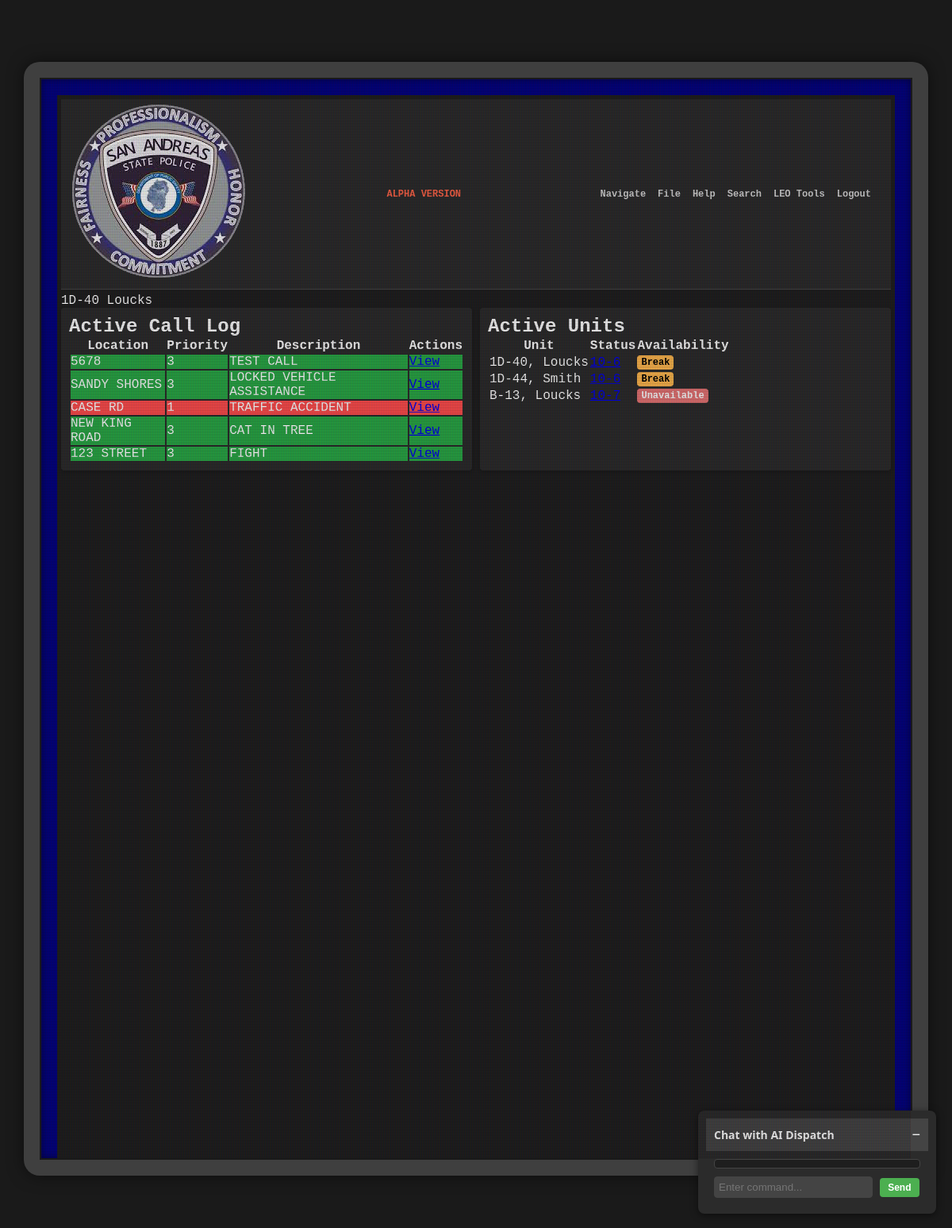
The page /dashboard (signed in) on the database its author committed.
### patriot_cadapp/models.py (models this page shows, shortened)
class User(models.Model):
    last_name=models.CharField(max_length=255, default="")
    aop=models.CharField(max_length= 255,default="" )
    status=models.CharField(max_length=255, default="")
    email = models.CharField(max_length=45)
    password = models.CharField(max_length=255)
    badge = models.CharField(max_length=255)
    created_at = models.DateTimeField(auto_now_add=True)
    updated_at = models.DateTimeField(auto_now=True)
    objects =UserManager()

class Call(models.Model):
    location = models.CharField(max_length=255)
    description = models.TextField()
    code = models.IntegerField()
    assigned_officer = models.ManyToManyField(User, related_name="calls")
    created_at = models.DateTimeField(auto_now_add=True)
    updated_at = models.DateTimeField(auto_now=True)

### patriot_cadapp/views.py (the view)
# urls.py: path('dashboard', views.dashboard, name='autocomplete'),
def dashboard(request):
    if 'loggedUser' not in request.session:
            messages.error(request, "Log in to view page please.")
            return redirect("/login")
    loggedUser = User.objects.get(id=request.session['loggedUser'])
    context={
        'loggedUser':loggedUser,
        'officers':User.objects.all(),
        'dispatch' :Call.objects.all(),
        'fire' : Fire.objects.all()
    }
    return render(request, "dashboard.html",context, )

### patriot_cadapp/templates/dashboard.html (shortened to what this page needs)
<!DOCTYPE html>
<html lang="en">
<head>
    {% load static %}
    <link rel="stylesheet" href="{% static '/dos.css' %}">
    <link rel="stylesheet" href="//code.jquery.com/ui/1.12.1/themes/base/jquery-ui.css">
</head>
<body>
    <div class="crt-container">
        <div class="crt-screen">
            <div class="screen-content">
                <div class="mdt-container">
                    <header class="mdt-header">
                        <div class="logo">
                            <img src="{% static 'badge.png' %}" alt="Police Logo">
                        </div>
                        <h4 class="version-label">ALPHA VERSION</h4>
                        <nav class="mdt-menubar">
                            <div class="menu-item">Navigate
                            </div>
                            <div class="menu-item">File
                            </div>
                            <div class="menu-item">Help
                            </div>
                            <div class="menu-item">Search
                            </div>
                            <div class="menu-item">LEO Tools
                            </div>
                            <div class="menu-item logout-item"><a href="/logout">Logout</a></div>
                        </nav>
                    </header>
                    <main class="mdt-content">
                        <section class="user-info">
                            <div class="officer-details">
                                <span>{{loggedUser.badge}} {{loggedUser.last_name}}</span>
                            </div>
                        </section>
                        <section class="compact-layout">
                            <div class="left-panel panel">
                                <h1>Active Call Log</h1>
                                <table class="call-log">
                                    <thead>
                                        <tr>
                                            <th>Location</th>
                                            <th>Priority</th>
                                            <th>Description</th>
                                            <th>Actions</th>
                                        </tr>
                                    </thead>
                                    <tbody>
                                        {% for d in dispatch %}
                                        <tr class="priority-{{d.code}}">
                                            <td>{{d.location}}</td>
                                            <td>{{d.code}}</td>
                                            <td>{{d.description}}</td>
                                            <td><a href="/viewlog/{{d.id}}" class="button-action">View</a></td>
                                        </tr>
                                        {% endfor %}
                                    </tbody>
                                </table>
                            </div>
                            <div class="right-panel panel">
                                <h1>Active Units</h1>
                                <table class="unit-status">
                                    <thead>
                                        <tr>
                                            <th>Unit</th>
                                            <th>Status</th>
                                            <th>Availability</th>
                                        </tr>
                                    </thead>
                                    <tbody>
                                        {% for o in officers %}
                                        <tr>
                                            <td>{{o.badge}}, {{o.last_name}}</td>
                                            <td><a href="status/{{o.id}}" class="button-action">{{o.status}}</a></td>
                                            <td>
                                                {% if o.status == '10-8' %}
                                                    <span class="status-indicator green">Available</span>
                                                {% elif o.status == '10-6' %}
                                                    <span class="status-indicator yellow">Break</span>
                                                {% else %}
                                                    <span class="status-indicator red">Unavailable</span>
                                                {% endif %}
                                            </td>
                                        </tr>
                                        {% endfor %}
                                    </tbody>
                                </table>
                            </div>
                        </section>
                        <section class="chatbox-container panel">
                            <div class="chatbox-header">
                                <h1>Chat with AI Dispatch</h1>
                                <button class="chatbox-toggle" onclick="toggleChatbox()">−</button>
                            </div>
                            <div id="chatbox" class="chatbox-body">
                                <div id="chatlog" class="chat-log">
                                </div>
                                <input type="text" id="userInput" placeholder="Enter command..." />
                                <button class="button-send" onclick="sendMessage()">Send</button>
                            </div>
                        </section>
                    </main>
                </div>
            </div>
        </div>
    </div>
</body>
</html>

### patriot_cadapp/static/dos.css (style rules this page uses)
* { margin: 0; padding: 0; box-sizing: border-box; }
html, body { width: 100%; height: 100%; font-family: 'Segoe UI', Tahoma, Geneva, Verdana, sans-serif; background-color: #1e1e1e; color: #d4d4d4; }
.mdt-container { display: flex; flex-direction: column; height: 100vh; padding: 5px; gap: 5px; background-color: #1e1e1e; }
.mdt-header { background-color: #2b2b2b; padding: 5px 10px; display: flex; justify-content: space-between; align-items: center; border-bottom: 1px solid #444; }
.version-label { color: #bbbbbb; font-weight: bold; font-size: 12px; }
.mdt-menubar { display: flex; align-items: center; }
.menu-item { position: relative; margin-right: 10px; cursor: pointer; color: #d4d4d4; font-weight: bold; font-size: 12px; }
.menu-item a { color: #d4d4d4; text-decoration: none; }
.logout-item { margin-left: auto; color: #ff7675; font-weight: bold; font-size: 12px; }
.panel { background-color: #2b2b2b; border-radius: 4px; padding: 10px; box-shadow: 0 2px 4px rgba(0, 0, 0, 0.2); margin-bottom: 10px; }
.compact-layout { display: flex; gap: 10px; }
.left-panel, .right-panel { flex: 1; }
.chatbox-container { position: fixed; bottom: 20px; right: 20px; width: 300px; background-color: #2b2b2b; border-radius: 8px; box-shadow: 0 2px 10px rgba(0, 0, 0, 0.5); overflow: hidden; font-family: 'Segoe UI', Tahoma, Geneva, Verdana, sans-serif; }
.chatbox-header { display: flex; justify-content: space-between; align-items: center; background-color: #444; padding: 10px; color: #ffffff; font-size: 14px; cursor: pointer; }
.chatbox-header h1 { margin: 0; font-size: 14px; }
.chatbox-toggle { background: none; border: none; color: #ffffff; font-size: 18px; cursor: pointer; }
.chatbox-body { display: flex; flex-direction: column; background-color: #2b2b2b; padding: 10px; }
.chat-log { flex-grow: 1; max-height: 200px; overflow-y: auto; background-color: #1e1e1e; padding: 5px; border-radius: 4px; border: 1px solid #444; margin-bottom: 10px; color: #d4d4d4; }
.chatbox-body input[type="text"] { width: calc(100% - 60px); padding: 5px; border: 1px solid #444; border-radius: 4px; background-color: #444444; color: #ffffff; margin-right: 5px; }
.button-send { background-color: #4caf50; color: #ffffff; padding: 5px 10px; border: none; border-radius: 4px; font-weight: bold; font-size: 12px; cursor: pointer; }
#chatbox { display: block; }
.priority-1 { background-color: #ff4c4c; color: #ffffff; }
.priority-3 { background-color: #28a745; color: #ffffff; }
.status-indicator { padding: 2px 5px; border-radius: 4px; font-weight: bold; font-size: 12px; display: inline-block; text-align: center; }
.status-indicator.yellow { background-color: #ffb74d; color: #000000; }
.status-indicator.red { background-color: #e57373; color: #ffffff; }
body { margin: 0; padding: 0; background-color: #1a1a1a; display: flex; justify-content: center; align-items: center; min-height: 100vh; font-family: 'Courier New', Courier, monospace; }
.crt-container { position: relative; width: 95vw; height: 90vh; background-color: #3f3f3f; border-radius: 20px; padding: 20px; box-shadow: 0 0 20px rgba(0, 0, 0, 0.5); }
.crt-screen { width: 100%; height: 100%; background-color: #000080; overflow: hidden; position: relative; border: 2px solid #1a1a1a; box-shadow: inset 0 0 10px rgba(0, 0, 0, 0.5); }
.screen-content { position: absolute; top: 0; left: 0; right: 0; bottom: 0; padding: 20px; color: #ffffff; overflow-y: auto; }
.version-label { color: #ff6347; font-weight: bold; margin: 0; text-align: right; }
.menu-item { position: relative; margin-right: 15px; cursor: pointer; }
.crt-screen::before { content: " "; display: block; position: absolute; top: 0; left: 0; bottom: 0; right: 0; background: linear-gradient(rgba(18, 16, 16, 0) 50%, rgba(0, 0, 0, 0.25) 50%), linear-gradient(90deg, rgba(255, 0, 0, 0.06), rgba(0, 255, 0, 0.02), rgba(0, 0, 255, 0.06)); z-index: 2; background-size: 100% 2px, 3px 100%; pointer-events: none; }
.crt-container { position: relative; width: 95vw; height: 90vh; margin: 2.5vh auto; background-color: #3f3f3f; border-radius: 20px; padding: 20px; box-shadow: 0 0 20px rgba(0, 0, 0, 0.5); }
.screen-content { position: absolute; top: 0; left: 0; right: 0; bottom: 0; padding: 20px; overflow-y: auto; }

### rows shown on the page
User: badge "1D-40", last_name "Loucks", status "10-6", shows "Break"
Call: location "5678", code "3", description "TEST CALL"
Call: location "SANDY SHORES", code "3", description "LOCKED VEHICLE ASSISTANCE"
Call: location "CASE RD", code "1", description "TRAFFIC ACCIDENT"
Call: location "NEW KING ROAD", code "3", description "CAT IN TREE"
Call: location "123 STREET", code "3", description "FIGHT"
User: badge "1D-44", last_name "Smith", status "10-6", shows "Break"
User: badge "B-13", last_name "Loucks", status "10-7", shows "Unavailable"
